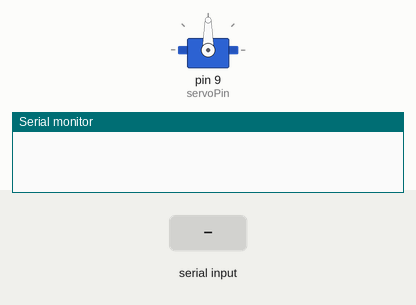
The sketch below on a simulated Arduino Uno, built with avr-gcc and run on an emulated ATmega328P. Shown: servo, the last lines printed to the serial monitor. Inputs (shaded band) come from the test bench.

Above: at 1.2 s.
1.3 s: "o" received over Serial
At 3.2 s:
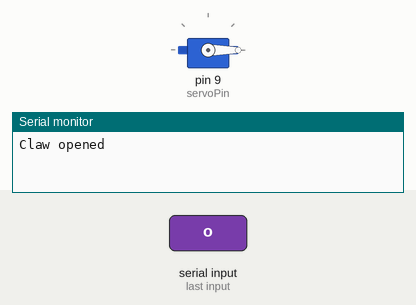
3.5 s: "c" received over Serial
At 4.9 s:
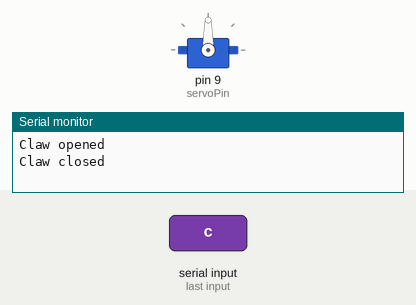
Timing chart, 0 to 6.5 s (numbered marks = the images above; inputs shaded):
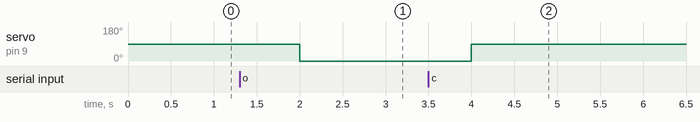

The sketch:

garra.ino
```cpp
#include <Servo.h>

Servo myServo;
int servoPin = 9;
int openPosition = 0;
int closePosition = 90;

void setup()
{
  myServo.attach(servoPin);
  Serial.begin(9600);
}

void loop()
{
  char command = Serial.read();

  if (command == 'o')
  {
    myServo.write(openPosition);
    Serial.println("Claw opened");
  }
  else if (command == 'c')
  {
    myServo.write(closePosition);
    Serial.println("Claw closed");
  }

  delay(1000);
}
```

Measured:
- after the input at 1.3 s, servo on pin 9 (servoPin): 90° → 0° after 0.70 s
- after the input at 3.5 s, servo on pin 9 (servoPin): 0° → 90° after 0.50 s
